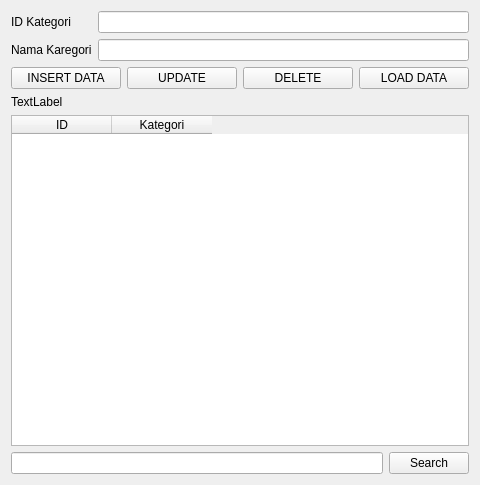
<?xml version="1.0" encoding="UTF-8"?>
<ui version="4.0">
 <class>Form</class>
 <widget class="QWidget" name="Form">
  <property name="geometry">
   <rect>
    <x>0</x>
    <y>0</y>
    <width>480</width>
    <height>485</height>
   </rect>
  </property>
  <property name="windowTitle">
   <string>Form</string>
  </property>
  <layout class="QGridLayout" name="gridLayout">
   <item row="0" column="0">
    <layout class="QVBoxLayout" name="verticalLayout">
     <item>
      <widget class="QLabel" name="labelId">
       <property name="text">
        <string>ID Kategori</string>
       </property>
      </widget>
     </item>
     <item>
      <widget class="QLabel" name="labelName">
       <property name="text">
        <string>Nama Karegori</string>
       </property>
      </widget>
     </item>
    </layout>
   </item>
   <item row="0" column="1">
    <layout class="QVBoxLayout" name="verticalLayout_2">
     <item>
      <widget class="QLineEdit" name="lineEditId"/>
     </item>
     <item>
      <widget class="QLineEdit" name="lineEditName"/>
     </item>
    </layout>
   </item>
   <item row="1" column="0" colspan="2">
    <layout class="QHBoxLayout" name="horizontalLayout">
     <item>
      <widget class="QPushButton" name="pushButtonInsert">
       <property name="text">
        <string>INSERT DATA</string>
       </property>
      </widget>
     </item>
     <item>
      <widget class="QPushButton" name="updateButton">
       <property name="text">
        <string>UPDATE</string>
       </property>
      </widget>
     </item>
     <item>
      <widget class="QPushButton" name="deleteButton">
       <property name="text">
        <string>DELETE</string>
       </property>
      </widget>
     </item>
     <item>
      <widget class="QPushButton" name="pushButtonLoad">
       <property name="text">
        <string>LOAD DATA</string>
       </property>
      </widget>
     </item>
    </layout>
   </item>
   <item row="4" column="0" colspan="2">
    <layout class="QHBoxLayout" name="horizontalLayout_2">
     <item>
      <widget class="QLineEdit" name="lineEdit"/>
     </item>
     <item>
      <widget class="QPushButton" name="searchButton">
       <property name="text">
        <string>Search</string>
       </property>
      </widget>
     </item>
    </layout>
   </item>
   <item row="3" column="0" colspan="2">
    <widget class="QTableWidget" name="tableWidget">
     <property name="columnCount">
      <number>2</number>
     </property>
     <column>
      <property name="text">
       <string>ID</string>
      </property>
     </column>
     <column>
      <property name="text">
       <string>Kategori</string>
      </property>
     </column>
    </widget>
   </item>
   <item row="2" column="0">
    <widget class="QLabel" name="labelResult">
     <property name="text">
      <string>TextLabel</string>
     </property>
    </widget>
   </item>
  </layout>
 </widget>
 <resources/>
 <connections/>
</ui>
